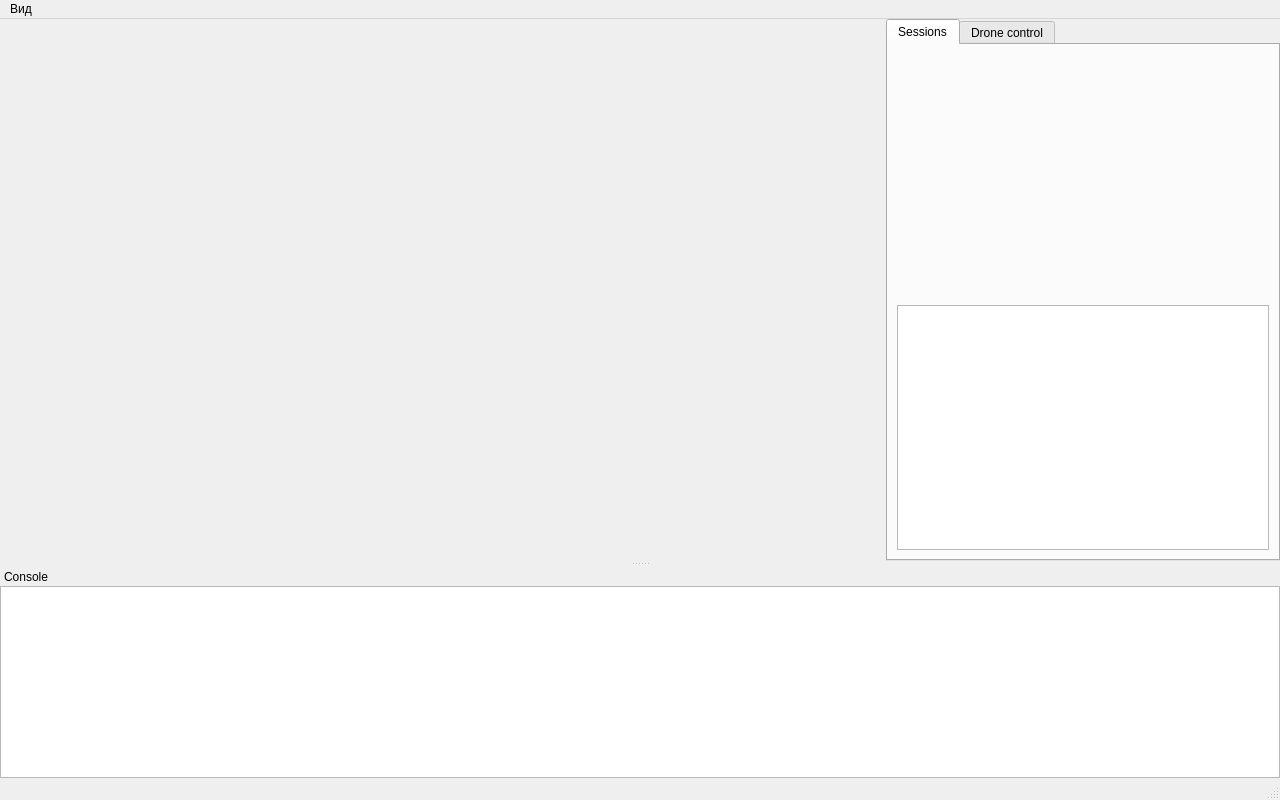
<?xml version="1.0" encoding="UTF-8"?>
<ui version="4.0">
 <class>MainWindow</class>
 <widget class="QMainWindow" name="MainWindow">
  <property name="geometry">
   <rect>
    <x>0</x>
    <y>0</y>
    <width>1280</width>
    <height>800</height>
   </rect>
  </property>
  <property name="windowTitle">
   <string>BoardStation</string>
  </property>
  <widget class="QWidget" name="centralwidget">
   <layout class="QHBoxLayout" name="horizontalLayout_2" stretch="9,4">
    <property name="spacing">
     <number>0</number>
    </property>
    <property name="leftMargin">
     <number>0</number>
    </property>
    <property name="topMargin">
     <number>0</number>
    </property>
    <property name="rightMargin">
     <number>0</number>
    </property>
    <property name="bottomMargin">
     <number>0</number>
    </property>
    <item>
     <widget class="SessionStackView" name="sessionsStackView"/>
    </item>
    <item>
     <widget class="QTabWidget" name="tabWidget">
      <property name="currentIndex">
       <number>0</number>
      </property>
      <widget class="QWidget" name="sessionsTab">
       <attribute name="icon">
        <iconset>
         <normaloff>:/Resources/sessions_16.png</normaloff>:/Resources/sessions_16.png</iconset>
       </attribute>
       <attribute name="title">
        <string>Sessions</string>
       </attribute>
       <layout class="QVBoxLayout" name="verticalLayout_2">
        <item>
         <layout class="QHBoxLayout" name="horizontalLayout">
          <property name="leftMargin">
           <number>0</number>
          </property>
          <property name="topMargin">
           <number>0</number>
          </property>
          <item>
           <widget class="QToolButton" name="buttonSaveRecord">
            <property name="toolTip">
             <string>Save session</string>
            </property>
            <property name="autoRaise">
             <bool>true</bool>
            </property>
           </widget>
          </item>
          <item>
           <widget class="QToolButton" name="buttonDeleteRecord">
            <property name="toolTip">
             <string>Delete session</string>
            </property>
            <property name="autoRaise">
             <bool>true</bool>
            </property>
           </widget>
          </item>
          <item>
           <spacer name="horizontalSpacer">
            <property name="sizeHint" stdset="0">
             <size>
              <width>40</width>
              <height>20</height>
             </size>
            </property>
           </spacer>
          </item>
         </layout>
        </item>
        <item>
         <widget class="SessionListView" name="listView"/>
        </item>
       </layout>
      </widget>
      <widget class="QWidget" name="controlTab">
       <attribute name="icon">
        <iconset>
         <normaloff>:/Resources/control_parameters_16.png</normaloff>:/Resources/control_parameters_16.png</iconset>
       </attribute>
       <attribute name="title">
        <string>Drone control</string>
       </attribute>
       <layout class="QGridLayout" name="gridLayout">
        <item row="0" column="0">
         <layout class="QHBoxLayout" name="sendButtonLayout">
          <item>
           <widget class="QToolButton" name="buttonSendToBoard">
            <property name="toolTip">
             <string>Send to drone</string>
            </property>
            <property name="autoRaise">
             <bool>true</bool>
            </property>
           </widget>
          </item>
          <item>
           <widget class="QCheckBox" name="checkboxSendDataImmediately">
            <property name="text">
             <string>Send immediately</string>
            </property>
            <property name="checked">
             <bool>false</bool>
            </property>
           </widget>
          </item>
          <item>
           <spacer name="sendButtonHorizontalSpacer">
            <property name="sizeHint" stdset="0">
             <size>
              <width>40</width>
              <height>20</height>
             </size>
            </property>
           </spacer>
          </item>
         </layout>
        </item>
        <item row="1" column="0">
         <widget class="UplinkEditorView" name="uplinkParametersView">
          <property name="alternatingRowColors">
           <bool>true</bool>
          </property>
          <property name="selectionMode">
           <enum>QAbstractItemView::NoSelection</enum>
          </property>
          <property name="selectionBehavior">
           <enum>QAbstractItemView::SelectItems</enum>
          </property>
         </widget>
        </item>
       </layout>
      </widget>
     </widget>
    </item>
   </layout>
  </widget>
  <widget class="QDockWidget" name="consoleDockWidget">
   <property name="floating">
    <bool>false</bool>
   </property>
   <property name="features">
    <set>QDockWidget::NoDockWidgetFeatures</set>
   </property>
   <property name="windowTitle">
    <string>Console</string>
   </property>
   <attribute name="dockWidgetArea">
    <number>8</number>
   </attribute>
   <widget class="QWidget" name="dockWidgetContents_Console">
    <layout class="QVBoxLayout" name="verticalLayout_Console">
     <property name="spacing">
      <number>0</number>
     </property>
     <property name="leftMargin">
      <number>0</number>
     </property>
     <property name="topMargin">
      <number>0</number>
     </property>
     <property name="rightMargin">
      <number>0</number>
     </property>
     <property name="bottomMargin">
      <number>0</number>
     </property>
     <item>
      <widget class="ConsoleView" name="consoleTableView"/>
     </item>
    </layout>
   </widget>
  </widget>
  <widget class="QMenuBar" name="menubar">
   <property name="geometry">
    <rect>
     <x>0</x>
     <y>0</y>
     <width>1280</width>
     <height>21</height>
    </rect>
   </property>
   <widget class="QMenu" name="menu">
    <property name="title">
     <string>Вид</string>
    </property>
    <addaction name="action"/>
   </widget>
   <addaction name="menu"/>
  </widget>
  <widget class="QStatusBar" name="statusbar"/>
  <action name="action">
   <property name="text">
    <string>Консоль</string>
   </property>
  </action>
 </widget>
 <customwidgets>
  <customwidget>
   <class>SessionStackView</class>
   <extends>QStackedWidget</extends>
   <header>Interface/Session/SessionStackView.h</header>
   <container>1</container>
  </customwidget>
  <customwidget>
   <class>SessionListView</class>
   <extends>QListView</extends>
   <header>Interface/Session/SessionListView.h</header>
  </customwidget>
  <customwidget>
   <class>UplinkEditorView</class>
   <extends>QTreeView</extends>
   <header>Interface/Uplink/UplinkEditorView.h</header>
  </customwidget>
  <customwidget>
   <class>ConsoleView</class>
   <extends>QTableView</extends>
   <header>Interface/Tools/ConsoleView.h</header>
  </customwidget>
 </customwidgets>
 <resources>
  <include location="qml.qrc"/>
 </resources>
 <connections/>
</ui>
